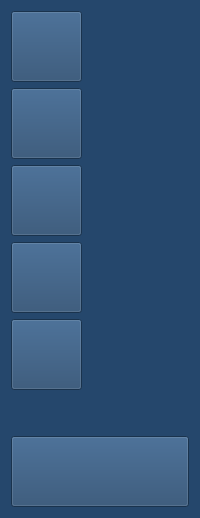
     <widget class="QFrame" name="frame">
      <property name="sizePolicy">
       <sizepolicy hsizetype="Fixed" vsizetype="Expanding">
        <horstretch>0</horstretch>
        <verstretch>0</verstretch>
       </sizepolicy>
      </property>
      <property name="styleSheet">
       <string notr="true">background-color: rgb(37, 71, 108);</string>
      </property>
      <property name="frameShape">
       <enum>QFrame::NoFrame</enum>
      </property>
      <property name="frameShadow">
       <enum>QFrame::Raised</enum>
      </property>
      <layout class="QVBoxLayout" name="verticalLayout">
       <item>
        <widget class="QPushButton" name="home_button">
         <property name="sizePolicy">
          <sizepolicy hsizetype="Fixed" vsizetype="Fixed">
           <horstretch>0</horstretch>
           <verstretch>0</verstretch>
          </sizepolicy>
         </property>
         <property name="minimumSize">
          <size>
           <width>71</width>
           <height>71</height>
          </size>
         </property>
         <property name="styleSheet">
          <string notr="true">border-image: url(:/home/home-7-512-3.png)</string>
         </property>
         <property name="text">
          <string/>
         </property>
        </widget>
       </item>
       <item>
        <widget class="QPushButton" name="analytics_button">
         <property name="sizePolicy">
          <sizepolicy hsizetype="Fixed" vsizetype="Fixed">
           <horstretch>0</horstretch>
           <verstretch>0</verstretch>
          </sizepolicy>
         </property>
         <property name="minimumSize">
          <size>
           <width>71</width>
           <height>71</height>
          </size>
         </property>
         <property name="styleSheet">
          <string notr="true">border-image: url(:/analytics_off/analytics-512.png)</string>
         </property>
         <property name="text">
          <string/>
         </property>
        </widget>
       </item>
       <item>
        <widget class="QPushButton" name="report_button">
         <property name="sizePolicy">
          <sizepolicy hsizetype="Fixed" vsizetype="Fixed">
           <horstretch>0</horstretch>
           <verstretch>0</verstretch>
          </sizepolicy>
         </property>
         <property name="minimumSize">
          <size>
           <width>71</width>
           <height>71</height>
          </size>
         </property>
         <property name="styleSheet">
          <string notr="true">border-image: url(:/report_on/report-2-512.png);</string>
         </property>
         <property name="text">
          <string/>
         </property>
        </widget>
       </item>
       <item>
        <widget class="QPushButton" name="database_button">
         <property name="sizePolicy">
          <sizepolicy hsizetype="Fixed" vsizetype="Fixed">
           <horstretch>0</horstretch>
           <verstretch>0</verstretch>
          </sizepolicy>
         </property>
         <property name="minimumSize">
          <size>
           <width>71</width>
           <height>71</height>
          </size>
         </property>
         <property name="styleSheet">
          <string notr="true">border-image: url(:/database_off/database-512.png);</string>
         </property>
         <property name="text">
          <string/>
         </property>
        </widget>
       </item>
       <item>
        <widget class="QPushButton" name="settings_button">
         <property name="sizePolicy">
          <sizepolicy hsizetype="Fixed" vsizetype="Fixed">
           <horstretch>0</horstretch>
           <verstretch>0</verstretch>
          </sizepolicy>
         </property>
         <property name="minimumSize">
          <size>
           <width>71</width>
           <height>71</height>
          </size>
         </property>
         <property name="styleSheet">
          <string notr="true">border-image: url(:/settings_on/settings-9-512.png);</string>
         </property>
         <property name="text">
          <string/>
         </property>
        </widget>
       </item>
       <item>
        <spacer name="verticalSpacer_4">
         <property name="orientation">
          <enum>Qt::Vertical</enum>
         </property>
         <property name="sizeHint" stdset="0">
          <size>
           <width>20</width>
           <height>40</height>
          </size>
         </property>
        </spacer>
       </item>
       <item>
        <widget class="QPushButton" name="login_env_button">
         <property name="minimumSize">
          <size>
           <width>71</width>
           <height>71</height>
          </size>
         </property>
         <property name="styleSheet">
          <string notr="true">border-image: url(:/log/introsys-icon-black-large.png)</string>
         </property>
         <property name="text">
          <string/>
         </property>
        </widget>
       </item>
      </layout>
     </widget>
